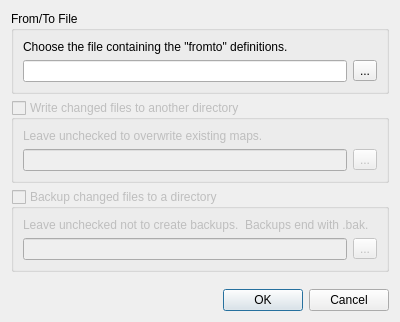
<?xml version="1.0" encoding="UTF-8"?>
<ui version="4.0">
 <class>FromToDialog</class>
 <widget class="QDialog" name="FromToDialog">
  <property name="geometry">
   <rect>
    <x>0</x>
    <y>0</y>
    <width>400</width>
    <height>322</height>
   </rect>
  </property>
  <property name="windowTitle">
   <string>Alias Fixup</string>
  </property>
  <layout class="QGridLayout" name="gridLayout">
   <item row="1" column="0">
    <widget class="QGroupBox" name="destBox">
     <property name="enabled">
      <bool>false</bool>
     </property>
     <property name="title">
      <string>Write changed files to another directory</string>
     </property>
     <property name="checkable">
      <bool>true</bool>
     </property>
     <property name="checked">
      <bool>false</bool>
     </property>
     <layout class="QVBoxLayout" name="verticalLayout_2">
      <item>
       <widget class="QLabel" name="label_2">
        <property name="text">
         <string>Leave unchecked to overwrite existing maps.</string>
        </property>
       </widget>
      </item>
      <item>
       <layout class="QHBoxLayout" name="horizontalLayout_2">
        <item>
         <widget class="QLineEdit" name="dest"/>
        </item>
        <item>
         <widget class="QToolButton" name="destBrowse">
          <property name="text">
           <string>...</string>
          </property>
         </widget>
        </item>
       </layout>
      </item>
     </layout>
    </widget>
   </item>
   <item row="3" column="0">
    <spacer name="verticalSpacer">
     <property name="orientation">
      <enum>Qt::Vertical</enum>
     </property>
     <property name="sizeHint" stdset="0">
      <size>
       <width>20</width>
       <height>40</height>
      </size>
     </property>
    </spacer>
   </item>
   <item row="4" column="0">
    <widget class="QDialogButtonBox" name="buttonBox">
     <property name="orientation">
      <enum>Qt::Horizontal</enum>
     </property>
     <property name="standardButtons">
      <set>QDialogButtonBox::Cancel|QDialogButtonBox::Ok</set>
     </property>
    </widget>
   </item>
   <item row="0" column="0">
    <widget class="QGroupBox" name="groupBox">
     <property name="title">
      <string>From/To File</string>
     </property>
     <layout class="QVBoxLayout" name="verticalLayout">
      <item>
       <widget class="QLabel" name="label">
        <property name="text">
         <string>Choose the file containing the &quot;fromto&quot; definitions.</string>
        </property>
       </widget>
      </item>
      <item>
       <layout class="QHBoxLayout" name="horizontalLayout">
        <item>
         <widget class="QLineEdit" name="fileName"/>
        </item>
        <item>
         <widget class="QToolButton" name="browse">
          <property name="text">
           <string>...</string>
          </property>
         </widget>
        </item>
       </layout>
      </item>
     </layout>
    </widget>
   </item>
   <item row="2" column="0">
    <widget class="QGroupBox" name="backupBox">
     <property name="enabled">
      <bool>false</bool>
     </property>
     <property name="title">
      <string>Backup changed files to a directory</string>
     </property>
     <property name="checkable">
      <bool>true</bool>
     </property>
     <property name="checked">
      <bool>false</bool>
     </property>
     <layout class="QVBoxLayout" name="verticalLayout_3">
      <item>
       <widget class="QLabel" name="label_3">
        <property name="text">
         <string>Leave unchecked not to create backups.  Backups end with .bak.</string>
        </property>
       </widget>
      </item>
      <item>
       <layout class="QHBoxLayout" name="horizontalLayout_3">
        <item>
         <widget class="QLineEdit" name="backup"/>
        </item>
        <item>
         <widget class="QToolButton" name="backupBrowse">
          <property name="text">
           <string>...</string>
          </property>
         </widget>
        </item>
       </layout>
      </item>
     </layout>
    </widget>
   </item>
  </layout>
 </widget>
 <resources/>
 <connections>
  <connection>
   <sender>buttonBox</sender>
   <signal>accepted()</signal>
   <receiver>FromToDialog</receiver>
   <slot>accept()</slot>
   <hints>
    <hint type="sourcelabel">
     <x>248</x>
     <y>254</y>
    </hint>
    <hint type="destinationlabel">
     <x>157</x>
     <y>274</y>
    </hint>
   </hints>
  </connection>
  <connection>
   <sender>buttonBox</sender>
   <signal>rejected()</signal>
   <receiver>FromToDialog</receiver>
   <slot>reject()</slot>
   <hints>
    <hint type="sourcelabel">
     <x>316</x>
     <y>260</y>
    </hint>
    <hint type="destinationlabel">
     <x>286</x>
     <y>274</y>
    </hint>
   </hints>
  </connection>
 </connections>
</ui>
